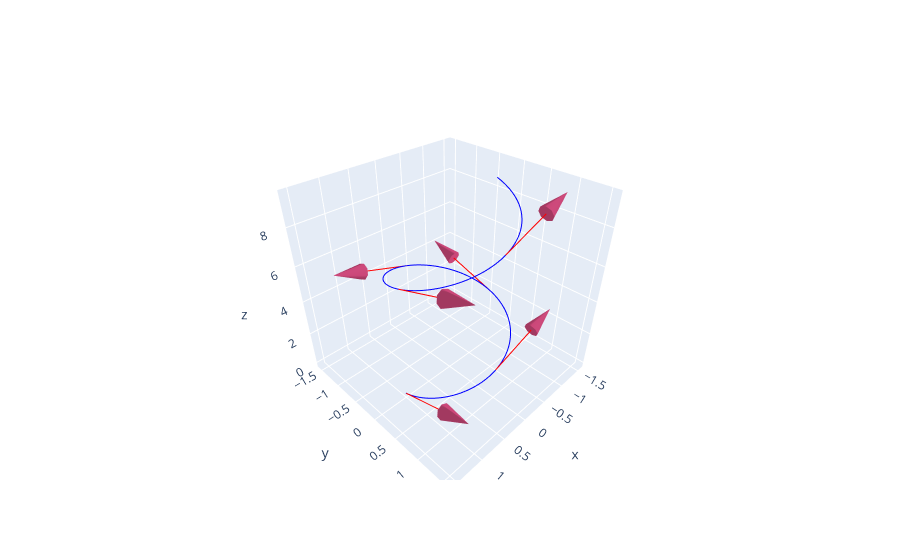

Source (notebook cell):
### Code cell
# HIDE CODE
pontos = 360
t = np.linspace(0, 3*np.pi, pontos)
x = np.cos(t)
y = np.sin(t)
z = t
s = np.linspace(-1, 1, pontos)
u = -np.sin(t)
v = np.cos(t)
w = np.ones(pontos)

data=[]
for k in range(0,360,60):
    data.append(
        go.Cone(name = "Vetor tangente",
            x = [x[k] + u[k]],
            y = [y[k] + v[k]],
            z = [z[k] + w[k]],
            u = [u[k]],
            v = [v[k]],
            w = [w[k]],
            colorscale=[[1, 'red'], [1, 'red']],
            showscale=False,
                        )
                )
    data.append(
        go.Scatter3d(name = "Vetor tangente",
                         x = [x[k], x[k] + u[k]],
                         y = [y[k], y[k] + v[k]],
                         z = [z[k], z[k]+ w[k]],
                         mode = "lines",
                         line=dict(width=2, color="red")
                         )
                )
data.append(go.Scatter3d(name = "",x=x, y=y,z=z,
                     mode="lines",
                     line=dict(width=2, color="blue")))
fiig=go.Figure(data=data)

fiig.update_layout(showlegend=False)

fiig.show()

### Figure 1 — Plotly figure (JSON) as saved in the notebook; plotly's stock layout.template omitted (floating-point values rounded to 4 significant figures; data arrays with more than 128 entries replaced by an {"elided": "..."} marker saying what was removed)
{"data": [{"colorscale": [[1, "red"], [1, "red"]], "name": "Vetor tangente", "showscale": false, "type": "cone", "u": [0], "v": [1], "w": [1], "x": [1], "y": [1], "z": [1]}, {"line": {"color": "red", "width": 2}, "mode": "lines", "name": "Vetor tangente", "type": "scatter3d", "x": [1, 1], "y": [0, 1], "z": [0, 1]}, {"colorscale": [[1, "red"], [1, "red"]], "name": "Vetor tangente", "showscale": false, "type": "cone", "u": [-1.0], "v": [-0.004375], "w": [1], "x": [-1.004], "y": [0.9956], "z": [2.575]}, {"line": {"color": "red", "width": 2}, "mode": "lines", "name": "Vetor tangente", "type": "scatter3d", "x": [-0.004375, -1.004], "y": [1.0, 0.9956], "z": [1.575, 2.575]}, {"colorscale": [[1, "red"], [1, "red"]], "name": "Vetor tangente", "showscale": false, "type": "cone", "u": [0.008751], "v": [-1.0], "w": [1], "x": [-0.9912], "y": [-1.009], "z": [4.15]}, {"line": {"color": "red", "width": 2}, "mode": "lines", "name": "Vetor tangente", "type": "scatter3d", "x": [-1.0, -0.9912], "y": [-0.008751, -1.009], "z": [3.15, 4.15]}, {"colorscale": [[1, "red"], [1, "red"]], "name": "Vetor tangente", "showscale": false, "type": "cone", "u": [0.9999], "v": [0.01313], "w": [1], "x": [1.013], "y": [-0.9868], "z": [5.726]}, {"line": {"color": "red", "width": 2}, "mode": "lines", "name": "Vetor tangente", "type": "scatter3d", "x": [0.01313, 1.013], "y": [-0.9999, -0.9868], "z": [4.726, 5.726]}, {"colorscale": [[1, "red"], [1, "red"]], "name": "Vetor tangente", "showscale": false, "type": "cone", "u": [-0.0175], "v": [0.9998], "w": [1], "x": [0.9823], "y": [1.017], "z": [7.301]}, {"line": {"color": "red", "width": 2}, "mode": "lines", "name": "Vetor tangente", "type": "scatter3d", "x": [0.9998, 0.9823], "y": [0.0175, 1.017], "z": [6.301, 7.301]}, {"colorscale": [[1, "red"], [1, "red"]], "name": "Vetor tangente", "showscale": false, "type": "cone", "u": [-0.9998], "v": [-0.02188], "w": [1], "x": [-1.022], "y": [0.9779], "z": [8.876]}, {"line": {"color": "red", "width": 2}, "mode": "lines", "name": "Vetor tangente", "type": "scatter3d", "x": [-0.02188, -1.022], "y": [0.9998, 0.9779], "z": [7.876, 8.876]}, {"line": {"color": "blue", "width": 2}, "mode": "lines", "name": "", "type": "scatter3d", "x": {"elided": "360 float values"}, "y": {"elided": "360 float values"}, "z": {"elided": "360 float values"}}], "layout": {"showlegend": false}}
